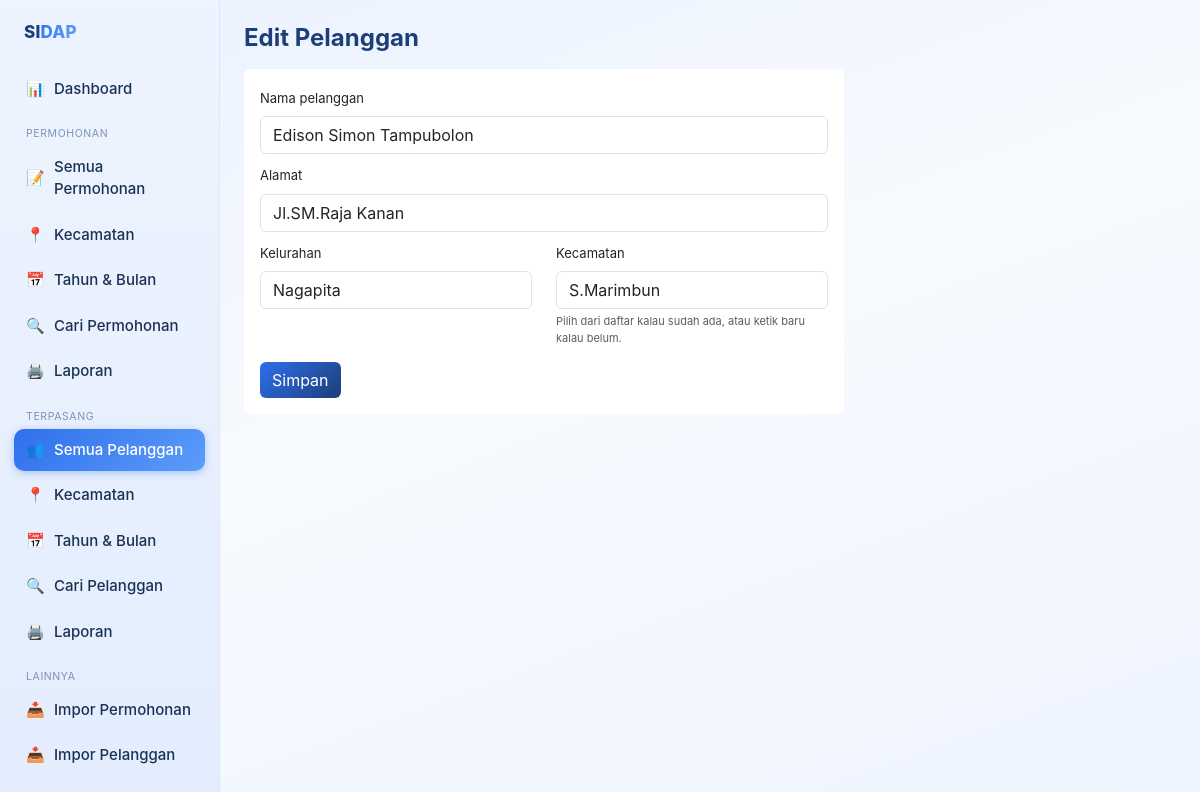
Screenshot of /pelanggan/1/edit with the database file from the repository.
### tables this page shows
CREATE TABLE pelanggan (
    id INTEGER PRIMARY KEY AUTOINCREMENT,
    nama TEXT NOT NULL,
    alamat TEXT,
    kelurahan TEXT,
    kecamatan TEXT NOT NULL
);

### app.py (the view, shortened to what this page needs)
@app.route("/pelanggan/<int:pid>/edit", methods=["GET", "POST"])
def pelanggan_edit(pid):
    db = get_db()
    pelanggan = db.execute("SELECT * FROM pelanggan WHERE id=?", (pid,)).fetchone()
    return render_template("pelanggan_form.html", pelanggan=pelanggan)

### app.py (called while the page is built)
def get_db():
    if "db" not in g:
        if not db_has_schema():
            init_db()
        g.db = sqlite3.connect(DB_PATH)
        g.db.row_factory = sqlite3.Row
        g.db.execute("PRAGMA foreign_keys = ON")
    return g.db

def db_has_schema():
    if not os.path.exists(DB_PATH):
        return False
    try:
        conn = sqlite3.connect(DB_PATH)
        required_tables = ["pelanggan", "instalasi", "permohonan"]
        existing = {
            row[0] for row in conn.execute(
                "SELECT name FROM sqlite_master WHERE type='table'"
            ).fetchall()
        }
        conn.close()
        return all(name in existing for name in required_tables)
    except sqlite3.DatabaseError:
        return False

def daftar_kecamatan(db):
    rows = db.execute(
        "SELECT DISTINCT kecamatan FROM pelanggan ORDER BY kecamatan"
    ).fetchall()
    return [r["kecamatan"] for r in rows]

@app.context_processor
def inject_helpers():
    db = get_db()
    return dict(
        semua_kecamatan=daftar_kecamatan(db),
        today=datetime.now().strftime("%d %B %Y"),
    )

### templates/pelanggan_form.html (shortened to what this page needs)
{% extends "base.html" %}
{% block content %}
<h4 class="fw-bold mb-3">{{ "Edit Pelanggan" if pelanggan else "Tambah Pelanggan Baru" }}</h4>
<form method="post" class="bg-white p-3 rounded" style="max-width:600px">
  <div id="section-pelanggan-baru">
  <div class="mb-2">
    <label class="form-label" style="font-size:13px">Nama pelanggan</label>
    <input class="form-control" name="nama" id="input-nama" value="{{ pelanggan.nama if pelanggan else (form_data.nama if form_data else '') }}" required>
  </div>
  <div class="mb-2">
    <label class="form-label" style="font-size:13px">Alamat</label>
    <input class="form-control" name="alamat" value="{{ pelanggan.alamat if pelanggan else (form_data.alamat if form_data else '') }}">
  </div>
  <div class="row">
    <div class="col-6 mb-2">
      <label class="form-label" style="font-size:13px">Kelurahan</label>
      <input class="form-control" name="kelurahan" value="{{ pelanggan.kelurahan if pelanggan else (form_data.kelurahan if form_data else '') }}">
    </div>
    <div class="col-6 mb-2">
      <label class="form-label" style="font-size:13px">Kecamatan</label>
      <input class="form-control" name="kecamatan" id="input-kecamatan" list="kecamatan-list"
             value="{{ pelanggan.kecamatan if pelanggan else (form_data.kecamatan if form_data else '') }}" required>
      <div class="form-text" style="font-size:11px">Pilih dari daftar kalau sudah ada, atau ketik baru kalau belum.</div>
    </div>
  </div>
  </div>
  <button class="btn btn-dark mt-2">Simpan</button>
</form>
{% endblock %}

### templates/base.html (style rules this page uses)
body { background: linear-gradient(160deg, #eaf2ff 0%, #f7fafe 45%, #eef4ff 100%); font-family: -apple-system, "Segoe UI", Roboto, sans-serif; min-height: 100vh; }
h4.fw-bold { color: #1d3f78; }
.btn-dark { background: linear-gradient(135deg, #2f6fed, #1d3f78); border: none; }

### rows the page displays
pelanggan: nama "Edison Simon Tampubolon", alamat "Jl.SM.Raja Kanan", kelurahan "Nagapita", kecamatan "S.Marimbun"

### other values shown
{{ "Edit Pelanggan" if pelanggan else "Tambah Pelanggan Baru" }} "Edit Pelanggan"
